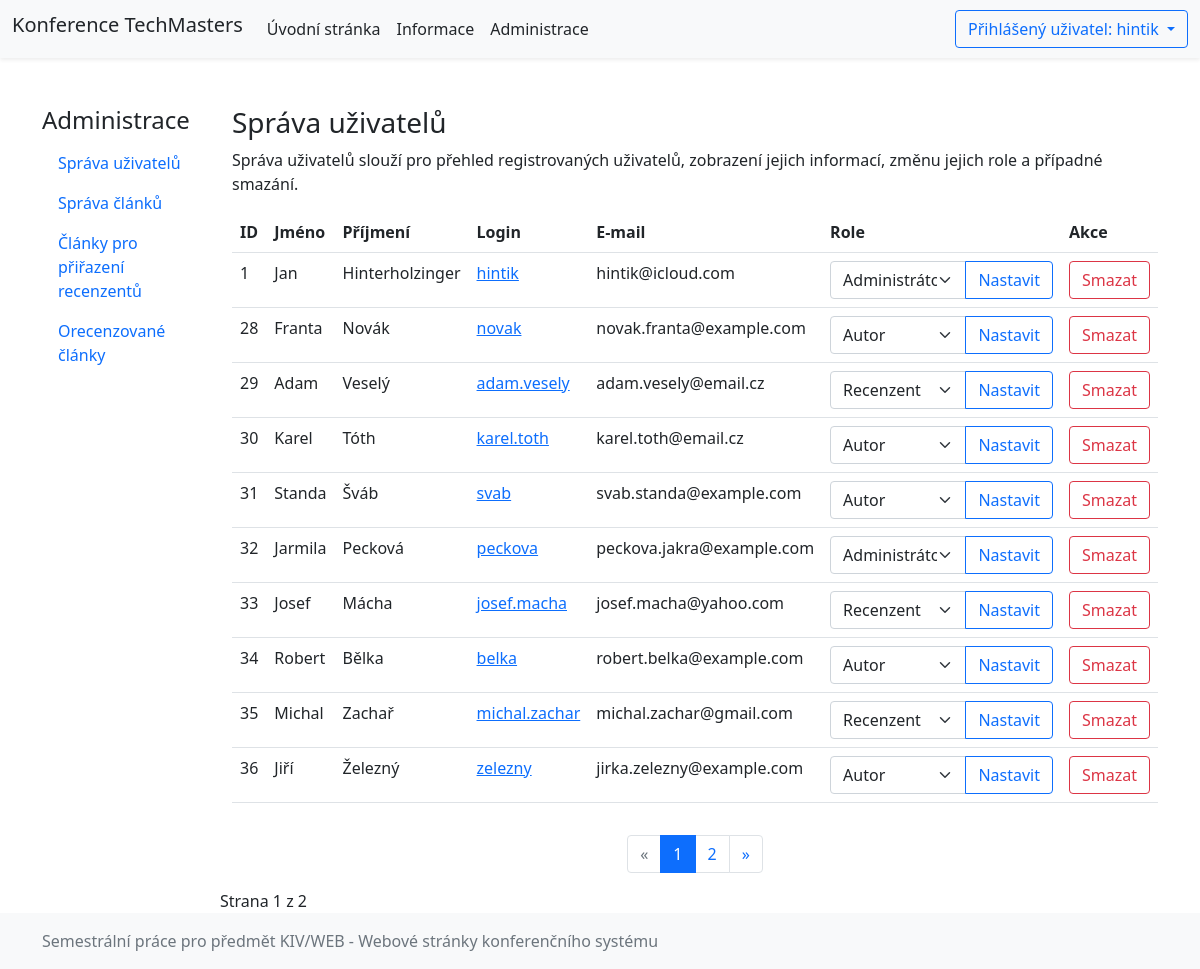
The app's page /KIV-WEB/www/index.php?page=admin-user (signed in) with its own data.
### tables this page shows
CREATE TABLE `users` (
  `id_user` int(11) NOT NULL AUTO_INCREMENT,
  `login` varchar(30) NOT NULL,
  `email` varchar(50) NOT NULL,
  `name` varchar(30) NOT NULL,
  `surname` varchar(30) NOT NULL,
  `password` varchar(60) NOT NULL,
  `bio` longtext DEFAULT NULL,
  `time_reg` timestamp NOT NULL DEFAULT current_timestamp(),
  `time_lastlogin` timestamp NOT NULL DEFAULT current_timestamp(),
  `id_role` int(11) NOT NULL DEFAULT 1,
  PRIMARY KEY (`id_user`)
);

### KIV-WEB/app/ApplicationStart.class.php (called while the page is built, shortened)
<?php
class ApplicationStart {
    public function appStart(){
        if(isset($_GET["page"]) && array_key_exists($_GET["page"], WEB_PAGES)){
            $pageKey = $_GET["page"];
        } else {
            $pageKey = DEFAULT_WEB_PAGE_KEY;
        }
        $pageInfo = WEB_PAGES[$pageKey];
        $controller = new $pageInfo["controller_class_name"];
        $tplData = $controller->show($pageInfo["title"]);
        $view = new $pageInfo["view_class_name"];
        $view->printOutput($tplData, $pageInfo["template_type"]);
    }
}
?>

### KIV-WEB/www/index.php (called while the page is built, shortened)
<?php
require_once("../myAutoloader.inc.php");
$app = new ApplicationStart();
$app->appStart();
?>

### KIV-WEB/app/Models/DatabaseModel.class.php (called while the page is built, shortened)
<?php
class DatabaseModel {
    private static $database;
    private $pdo;
    private function __construct() {
        $this->pdo = new \PDO("mysql:host=".DB_SERVER.";dbname=".DB_NAME, DB_USER, DB_PASS);
        $this->pdo->exec("set names utf8");
    }
    public static function getDatabaseModel(){
        if(empty(self::$database)){
            self::$database = new DatabaseModel();
        }
        return self::$database;
    }
    public function getAllUsers($page = 1, $articlesPerPage = 10, $cond = "true"):array {
        $q = "SELECT * FROM ".TABLE_USERS . " WHERE " . $cond . " LIMIT :limit, :app;";
        $res = $this->pdo->prepare($q);
        $limit = ($page-1)*$articlesPerPage;
        $res->bindParam(":app", $articlesPerPage, PDO::PARAM_INT);
        $res->bindParam(":limit", $limit, PDO::PARAM_INT);
        if($res->execute()) {
            return $res->fetchALl();
        }
        return [];
    }
    public function getUserInfo(int $userId) {
        $q = "SELECT * FROM " . TABLE_USERS . " WHERE id_user = :id_user";
        $res = $this->pdo->prepare($q);
        $res->bindParam(':id_user', $userId);
        if($res->execute()) {
            return $res->fetchAll()[0];
        } else {
            return null;
        }
    }
    public function getNumberOfUsers($cond = "true"):int {
        $q = "SELECT COUNT(id_user) from " . TABLE_USERS . " where " . $cond;
        $res = $this->pdo->prepare($q);
        if($res->execute()) {
            return $res->fetch()[0];
        }
        return 0;
    }
}
?>

### KIV-WEB/app/Controllers/PageController.class.php (called while the page is built, shortened)
<?php
class PageController implements IController {
    protected $login;
    protected $db;
    public function __construct() {
        $this->login = new UserLoginModel();
        $this->db = DatabaseModel::getDatabaseModel();
    }
    public function show(string $pageTitle): array {
        $tplData = Alerts::alertArray();
        $tplData['title'] = $pageTitle;
        if($this->login->isUserLogged()) {
            $tplData['logged'] = $this->login->getUserName();
            $tplData['userInfo'] = $this->db->getUserInfo($this->login->getUserId());
        }
        return $tplData;
    }
}

### KIV-WEB/app/Controllers/AdminUserManagementController.class.php (called while the page is built, shortened)
<?php
class AdminUserManagementController extends PageController {
    public function show(string $pageTitle):array {
        $tplData = parent::show($pageTitle);
        $upp = 10;
        if(isset($_GET['p'])) {
            $tplData['page'] = htmlspecialchars($_GET['p']);
        } else {
            $tplData['page'] = 1;
        }
        $usersNumber = $this->db->getNumberOfUsers();
        $tplData['pages'] = ceil($usersNumber/$upp);
        $tplData['users'] = $this->db->getAllUsers($tplData['page'], $upp);
        return $tplData;
    }
}
?>

### KIV-WEB/myAutoloader.inc.php (called while the page is built, shortened)
<?php
spl_autoload_register(function ($className){
    $className = str_replace(BASE_NAMESPACE_NAME, BASE_APP_DIR_NAME, $className);
    $fileName = dirname(__FILE__) ."/". $className;
    $fileName = str_replace('\\', '/', $fileName);
    foreach(FILE_EXTENSIONS as $ext) {
        if (file_exists($fileName . $ext)) {
            $fileName .= $ext;
            break;
        }
    }
});
?>

### KIV-WEB/app/Models/UserLoginModel.class.php (called while the page is built, shortened)
<?php
class UserLoginModel {
    private $ses;
    private $dUserId = "id";
    private $dUserName = "username";
    public function __construct() {
        require_once("UserSessionModel.class.php");
        $this->ses = new UserSessionModel();
    }
    public function isUserLogged():bool {
        return $this->ses->isSessionSet($this->dUserName);
    }
    public function getUserId():int {
        if($this->isUserLogged()) {
            return (int) $this->ses->readSession($this->dUserId);
        }
        return 0;
    }
    public function getUserName() {
        if($this->isUserLogged()) {
            return $this->ses->readSession($this->dUserName);
        }
        return null;
    }
}

### KIV-WEB/app/Models/UserSessionModel.class.php (called while the page is built, shortened)
<?php
class UserSessionModel {
    public function isSessionSet(string $key):bool {
        return isset($_SESSION[$key]);
    }
    public function readSession(string $key) {
        if($this->isSessionSet($key)) {
            return $_SESSION[$key];
        } else {
            return null;
        }
    }
}

### KIV-WEB/app/Models/Alerts.class.php (called while the page is built, shortened)
<?php
class Alerts {
    public static function alertArray():array {
        $arr = [];
        $arr[self::ALERTS_SUCCESS] = [];
        $arr[self::ALERTS_WARNING] = [];
        $arr[self::ALERTS_DANGER] = [];
        return $arr;
    }
}

### KIV-WEB/app/Views/TemplateAdministration/AdminUserManagementTemplate.tpl.php (the view, shortened to what this page needs)
<?php
global $tplData;
?>
<div class="row">
    <p>Správa uživatelů slouží pro přehled registrovaných uživatelů, zobrazení jejich informací, změnu jejich role a případné smazání.</p>
</div>
<div class="row">
<?php
if(!empty($tplData['users'])) {
    $res = "<div class='table-responsive-md'>
            <table class='table table-hover'>
                <tr>
                    <th>ID</th>
                    <th>Jméno</th>
                    <th>Příjmení</th>
                    <th>Login</th>
                    <th>E-mail</th>
                    <th>Role</th>
                    <th>Akce</th>
                </tr>";
    foreach ($tplData['users'] as $u) {
        $res .= '<tr>
                <td>' . $u['id_user'] . '</td>
                <td>' . $u['name'] . '</td>
                <td>' . $u['surname'] . '</td>
                <td><a href="?page=profile&user=' . $u['login'] . '">' . $u['login'] . '</a></td>
                <td>' . $u['email'] . '</td>
                <td>
                    <form method="post">
                    <input type="hidden" name="id_user" value="' . $u['id_user'] . '">
                       <div class="input-group">
                          <select class="form-select" name="adminUserManagementRole" aria-label="Nastavení role">
                            <option
                                value="' . Roles::ROLE_AUTHOR . '" ' . ($u['id_role'] == Roles::ROLE_AUTHOR ? "selected" : "") . '>
                                ' . Roles::ROLE_AUTHOR_STRING . '
                            </option>
                            <option
                                value="' . Roles::ROLE_REVIEWER . '" ' . ($u['id_role'] == Roles::ROLE_REVIEWER ? "selected" : "") . '>
                                ' . Roles::ROLE_REVIEWER_STRING . '
                            </option>
                            <option
                                value="' . Roles::ROLE_ADMINISTRATOR . '" ' . ($u['id_role'] == Roles::ROLE_ADMINISTRATOR ? "selected" : "") . '>
                                ' . Roles::ROLE_ADMINISTRATOR_STRING . '
                            </option>
                          </select>
                          <button class="btn btn-outline-primary" name="action" value="roleSet" type="submit">Nastavit</button>
                       </div>
                   </form>
        </td>'
            . '<td><form method="post">'
            . "<input type='hidden' name='id_user' value='$u[id_user]'>"
            . "<button type='submit' name='action' class='btn btn-outline-danger' value='delete'>Smazat</button>"
            . "</form></td></tr>";
    }
    $res .= "</table></div>";
    echo $res;
    echo \konference\Models\Utilities::paginaton("admin-user", $tplData['page'], $tplData['pages']);
} else {
    echo "<h5 class='text-center mt-3'>Nejsou k dispozici žádní uživatelé</h5>";
}
?>
</div>

### KIV-WEB/app/Views/TemplatePlain/TemplatePlain.class.php (shortened to what this page needs)
<?php
class TemplatePlain implements IView {
    public function getHTMLHeader(array $tplData) {
        ?>
        <!doctype html>
        <html lang="cs" class="h-100">
            <head>
                <link rel="stylesheet" href="../vendor/components/font-awesome/css/all.css">
                <link rel="stylesheet" href="../vendor/twbs/bootstrap/dist/css/bootstrap.css">
            </head>
            <body class="d-flex flex-column h-100">
                <header>
                    <nav class="navbar navbar-expand-lg navbar-light bg-light shadow-sm">
                        <div class="container-fluid">
                            <a class="navbar-brand text-dark" href="index.php?page=uvod"><h1 class="h5"><?= WEB_TITLE; ?></h1></a>
                            <div class="collapse navbar-collapse" id="navbarToggle">
                                <ul class="navbar-nav me-auto mb-2 mb-lg-0">
                                    <li class="nav-item">
                                        <a class="nav-link active text-dark" href="index.php?page=uvod"><?= WEB_PAGES['uvod']['title']; ?></a>
                                    </li>
                                    <li class="nav-item">
                                        <a class="nav-link active text-dark" href="index.php?page=information"><?= WEB_PAGES['information']['title']; ?></a>
                                    </li>
                                    <?php if(isset($tplData['logged']) && $tplData['userInfo']['id_role'] == Roles::ROLE_ADMINISTRATOR) {?>
                                    <li class="nav-item">
                                        <a class="nav-link active text-dark" href="index.php?page=admin-user">Administrace</a>
                                    </li>
                                    <?php } ?>
                                </ul>
                                <?php
                                if(isset($tplData['logged'])) {
                                ?>
                                    <div class="dropdown">
                                        <button class="btn btn-outline-primary dropdown-toggle" type="button" id="dropdownMenuButton" data-bs-toggle="dropdown" aria-expanded="false">
                                            Přihlášený uživatel: <?= $tplData['logged'] ?>
                                        </button>
                                    </div>
                                <?php
                                }
                                ?>
                            </div>
                        </div>
                    </nav>
                </header>
                <main class="container pt-4 flex-shrink-0">
        <?php
    }
    public function getHTMLFooter(){
        ?>
                </main>
                <footer class="footer mt-auto py-3 bg-light">
                    <div class="container">
                        <span class="text-muted">Semestrální práce pro předmět KIV/WEB
                            - Webové stránky konferenčního systému</span>
                    </div>
                </footer>
            </body>
        </html>
        <?php
    }
}
?>

### KIV-WEB/app/Models/Utilities.class.php (shortened to what this page needs)
<?php
class Utilities {
    public static function paginaton(string $link, int $page = 1, int $pages) {
        if($page < 4) {
            $i = 1;
        } else {
            $i = $page - 2;
        }
        $b = $i + 4;
        if($b >= $pages) {
            if($pages < 5) {
                $b = $pages;
                $i = 1;
            } else {
                $b = $pages;
                $i = $b - 4;
            }
        }
        ?>
            <nav aria-label="Stránkovací navigace" class="d-flex justify-content-center mt-3">
              <ul class="pagination">
                <li class="page-item <?php if($page == 1) echo "disabled"; ?>">
                  <a class="page-link" href="?page=<?= $link.'&p='.($page-1); ?>" aria-label="Předcházející">
                    <span aria-hidden="true">&laquo;</span>
                  </a>
                </li>
                  <?php
                  for($i; $i <= $b; $i++) {
                      if($i == $page) {
                          echo '<li class="page-item active"><a class="page-link" href="?page='.$link.'&p='.$i.'">'.$i.'</a></li>';
                      } else {
                          echo '<li class="page-item"><a class="page-link" href="?page='.$link.'&p='.$i.'">'.$i.'</a></li>';
                      }
                  }
                  ?>
                <li class="page-item <?php if($page == $pages) echo "disabled"; ?>">
                  <a class="page-link" href="?page=<?= $link.'&p='.($page+1); ?>" aria-label="Následující">
                    <span aria-hidden="true">&raquo;</span>
                  </a>
                </li>
              </ul>
            </nav>
        <?php
        echo "Strana " . $page . " z " . $pages;
    }
}

### records on screen
users: login "hintik", id_user "1", name "Jan", surname "Hinterholzinger", email "hintik@icloud.com", adminUserManagementRole "Administrátor"
users: id_user "28", name "Franta", surname "Novák", login "novak", email "novak.franta@example.com", adminUserManagementRole "Autor"
users: id_user "29", name "Adam", surname "Veselý", login "adam.vesely", email "adam.vesely@email.cz", adminUserManagementRole "Recenzent"
users: id_user "30", name "Karel", surname "Tóth", login "karel.toth", email "karel.toth@email.cz", adminUserManagementRole "Autor"
users: id_user "31", name "Standa", surname "Šváb", login "svab", email "svab.standa@example.com", adminUserManagementRole "Autor"
users: id_user "32", name "Jarmila", surname "Pecková", login "peckova", email "peckova.jakra@example.com", adminUserManagementRole "Administrátor"
users: id_user "33", name "Josef", surname "Mácha", login "josef.macha", email "josef.macha@yahoo.com", adminUserManagementRole "Recenzent"
users: id_user "34", name "Robert", surname "Bělka", login "belka", email "robert.belka@example.com", adminUserManagementRole "Autor"
users: id_user "35", name "Michal", surname "Zachař", login "michal.zachar", email "michal.zachar@gmail.com", adminUserManagementRole "Recenzent"
users: id_user "36", name "Jiří", surname "Železný", login "zelezny", email "jirka.zelezny@example.com", adminUserManagementRole "Autor"

### other values on screen
WEB_TITLE "Konference TechMasters"
WEB_PAGES['uvod']['title'] "Úvodní stránka"
WEB_PAGES['information']['title'] "Informace"
$tplData['title'] "Správa uživatelů"
$pages "2"
